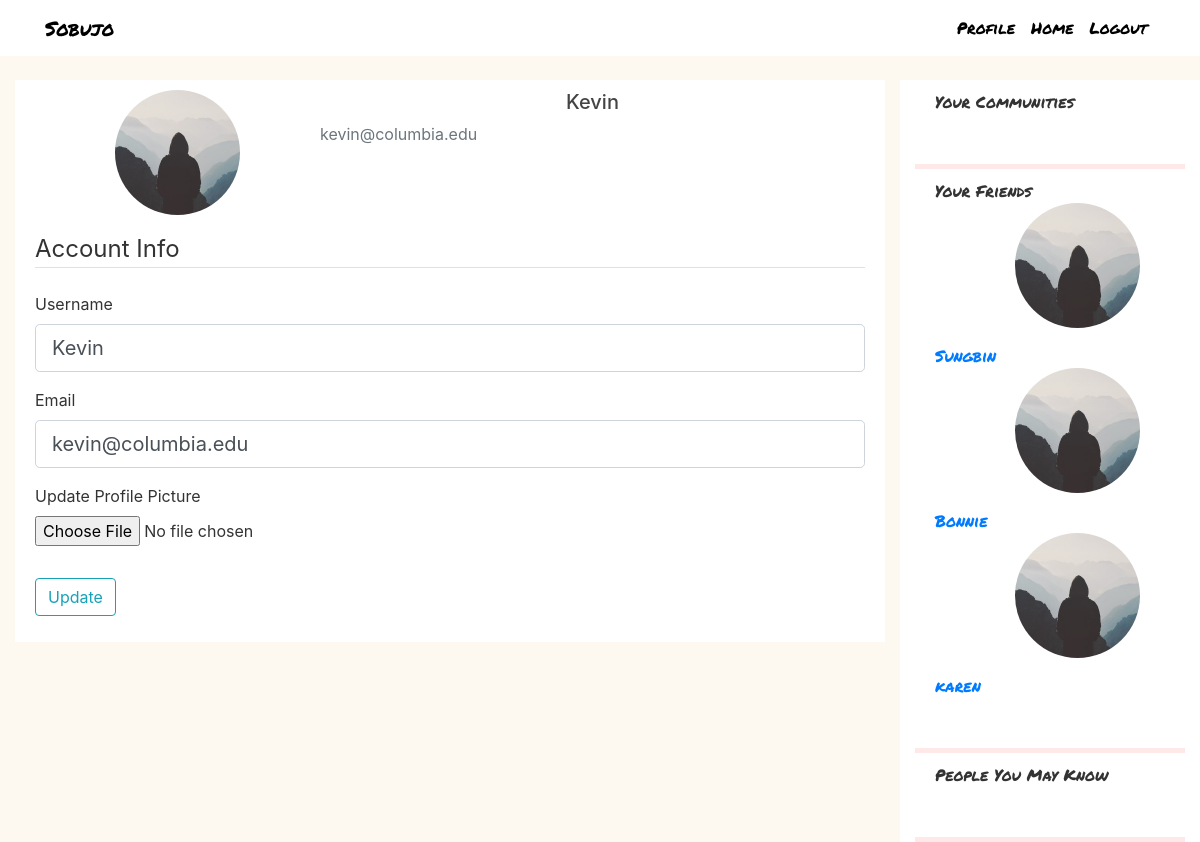
Page /account (signed in) on the committed database.
### flaskblog/models.py (models this page shows, shortened)
class User(db.Model, UserMixin):
    id = db.Column(db.Integer, primary_key=True)
    username = db.Column(db.String(20), unique=True, nullable=False)
    email = db.Column(db.String(120), unique=True, nullable=False)
    image_file = db.Column(db.String(20), nullable=False, default='default.jpg')
    password = db.Column(db.String(60), nullable=False)
    pages = db.relationship("Page", backref="user")
    friends = db.relationship("User", secondary=friendship,
                           primaryjoin=id==friendship.c.friend_a_id,
                           secondaryjoin=id==friendship.c.friend_b_id)
    community = db.relationship("Community", secondary=membership, backref="members")
    comments = db.relationship("Comment", backref="author") # received

### flaskblog/routes.py (the view)
@app.route("/account", methods=['GET', 'POST'])
@login_required
def account():
    form = UpdateAccountForm()
    if form.validate_on_submit():
        if form.picture.data:
            picture_file = save_picture(form.picture.data)
            current_user.image_file = picture_file
        current_user.username = form.username.data
        current_user.email = form.email.data
        db.session.commit()
        flash('Your account has been updated!', 'success')
        return redirect(url_for('account'))
    elif request.method == 'GET':
        form.username.data = current_user.username
        form.email.data = current_user.email
    image_file = url_for('static', filename='profile_pics/' + current_user.image_file)
    return render_template('account.html', title='Account',
                           image_file=image_file, form=form)

### flaskblog/forms.py (shortened to what this page needs)
class UpdateAccountForm(FlaskForm):
    username = StringField('Username',
                           validators=[DataRequired(), Length(min=2, max=20)])
    email = StringField('Email',
                        validators=[DataRequired(), Email()])
    picture = FileField('Update Profile Picture', validators=[FileAllowed(['jpg', 'png'])])
    submit = SubmitField('Update')

### flaskblog/models.py (called while the page is built)
@login_manager.user_loader
def load_user(user_id):
    return User.query.get(int(user_id))

### flaskblog/templates/account.html (shortened to what this page needs)
{% extends "layout.html" %}
{% block content %}
    <div class="content-section">
      <div class="media">
        <img class="rounded-circle account-img" src="{{ image_file }}">
        <div class="media-body">
          <h2 class="account-heading">{{ current_user.username }}</h2>
          <p class="text-secondary">{{ current_user.email }}</p>
        </div>
      </div>
        <form method="POST" action="" enctype="multipart/form-data">
            <fieldset class="form-group">
                <legend class="border-bottom mb-4">Account Info</legend>
                <div class="form-group">
                    {{ form.username.label(class="form-control-label") }}
                    {% if form.username.errors %}
                        {{ form.username(class="form-control form-control-lg is-invalid") }}
                        <div class="invalid-feedback">
                            {% for error in form.username.errors %}
                                <span>{{ error }}</span>
                            {% endfor %}
                        </div>
                    {% else %}
                        {{ form.username(class="form-control form-control-lg") }}
                    {% endif %}
                </div>
                <div class="form-group">
                    {{ form.email.label(class="form-control-label") }}
                    {% if form.email.errors %}
                        {{ form.email(class="form-control form-control-lg is-invalid") }}
                        <div class="invalid-feedback">
                            {% for error in form.email.errors %}
                                <span>{{ error }}</span>
                            {% endfor %}
                        </div>
                    {% else %}
                        {{ form.email(class="form-control form-control-lg") }}
                    {% endif %}
                </div>
                <div class="form-group">
                    {{ form.picture.label() }}
                    {{ form.picture(class="form-control-file") }}
                </div>
            </fieldset>
            <div class="form-group">
                {{ form.submit(class="btn btn-outline-info") }}
            </div>
        </form>
    </div>
{% endblock content %}

### flaskblog/templates/layout.html (shortened to what this page needs)
<!DOCTYPE html>
<html>
<head>
    <link rel="stylesheet" href="https://maxcdn.bootstrapcdn.com/bootstrap/4.0.0/css/bootstrap.min.css">
    <link rel="stylesheet" type="text/css" href="{{ url_for('static', filename='main.css') }}">
</head>
<body>
    <header class="site-header">
      <nav class="navbar navbar-expand-md navbar-dark bg-steel fixed-top">
        <div class="container">
          <a class="title-style mr-4" href="/">Sobujo</a>
          <div class="collapse navbar-collapse" id="navbarToggle">
            <div class="navbar-nav">
              {% if current_user.is_authenticated %}
                <a class="nav-item nav-link" href="{{ url_for('journal') }}">Profile</a>
                <a class="nav-item nav-link" href="{{ url_for('home') }}">Home</a>
                <a class="nav-item nav-link" href="{{ url_for('logout') }}">Logout</a>
              {% else %}
                <a class="nav-item nav-link" href="{{ url_for('login') }}">Login</a>
                <a class="nav-item nav-link" href="{{ url_for('register') }}">Register</a>
              {% endif %}
            </div>
          </div>
        </div>
      </nav>
    </header>
    <main role="main" class="container-fluid">
      <div class="row">
        <div class="col-md-9">
          {% block content %}{% endblock %}
        </div>
        {% if current_user.is_authenticated %}
          <div class="col-md-3 bg-steel">
            <div class="sidebar-section">
              Your Communities
            </div>
            <div class="pink-divider"></div>
            <div class="sidebar-section">
              Your Friends
              {% for friend in current_user.friends %}
                <img class="rounded-circle account-img" src="/static/profile_pics/{{ current_user.image_file }}">
                <a href="{{ url_for('spectate', user_id=friend.id) }}"> {{ friend.username }} </a>
                {% endfor %}
            </div>
            <div class="pink-divider"></div>
            <div class="sidebar-section">
              People You May Know
            </div>
            <div class="pink-divider"></div>
          </div>
        {% endif %}
      </div>
    </main>
</body>
</html>

### flaskblog/static/main.css (style rules this page uses)
body { background-color: #FEF9F0; color: #333333; margin-top: 5rem; }
h1, h2, h3, h4, h5, h6 { color: #444444; }
.bg-steel { background-color: #ffffff; }
.title-style { color: black; font-size: 20px; font-family: "Permanent Marker"; }
.site-header .navbar-nav .nav-link { color: black; font-family: "Permanent Marker"; }
.content-section { background: #ffffff; padding: 10px 20px; }
.sidebar-section { background: #ffffff; padding: 10px 20px; font-family: "Permanent Marker"; padding-bottom: 50px; }
.account-img { height: 125px; width: 125px; margin-bottom: 16px; margin-right: 80px; margin-left: 80px; }
.account-heading { font-size: 20px; text-align: center; }
.pink-divider { background-color: #FFE8E8; height: 5px; width: 100%; }

### rows in the picture
User: username "Kevin", email "kevin@columbia.edu"
User: image_file (placeholder picture), username "Sungbin"
User: image_file (placeholder picture), username "Bonnie"
User: image_file (placeholder picture), username "karen"
